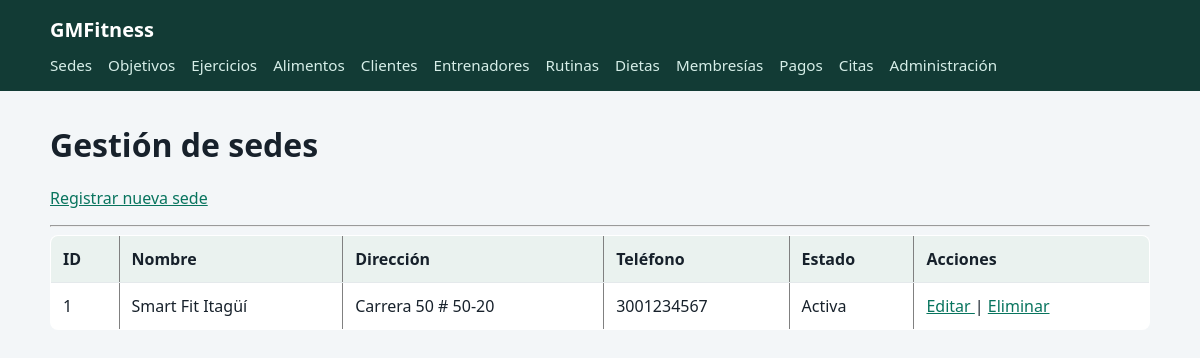
The page /sedes/ on the database its author committed.
### gimnasios/models.py (models this page shows, shortened)
class Sede(models.Model):
    nombre = models.CharField(
        max_length=100,
        unique=True
    )
    direccion = models.CharField(
        max_length=200
    )
    telefono = models.CharField(
        max_length=20,
        blank=True
    )
    activo = models.BooleanField(
        default=True
    )
    fecha_registro = models.DateTimeField(
        auto_now_add=True
    )

### gimnasios/views.py (the view)
# urls.py: path('sedes/', views.listar_sedes, name='listar_sedes'),
def listar_sedes(request):
    sedes = Sede.objects.all().order_by("nombre")
    contexto = {
        "sedes": sedes
    }
    return render(request, "sedes/listar_sedes.html", contexto)

### gimnasios/templates/sedes/listar_sedes.html (shortened to what this page needs)
{% extends "base.html" %}
{% block content %}
<h1>Gestión de sedes</h1>
<p>
        <a href="{% url 'crear_sede' %}">Registrar nueva sede</a>
    </p>
    <hr>
{% if sedes %}
        <table border="1" cellpadding="8">
            <thead>
                <tr>
                    <th>ID</th>
                    <th>Nombre</th>
                    <th>Dirección</th>
                    <th>Teléfono</th>
                    <th>Estado</th>
                    <th>Acciones</th>
                </tr>
            </thead>
            <tbody>
                {% for sede in sedes %}
                    <tr>
                        <td>{{ sede.id }}</td>
                        <td>{{ sede.nombre }}</td>
                        <td>{{ sede.direccion }}</td>
                        <td>{{ sede.telefono|default:"No registrado" }}</td>
                        <td>
                            {% if sede.activo %}
                                Activa
                            {% else %}
                                Inactiva
                            {% endif %}
                        </td>
                        <td>
                            <a href="{% url 'editar_sede' sede.id %}">
                                Editar
                            </a>
                            |
                            <a href="{% url 'eliminar_sede' sede.id %}">
                                Eliminar
                            </a>
                        </td>
                    </tr>
                {% endfor %}
            </tbody>
        </table>
    {% else %}
        <p>No hay sedes registradas.</p>
    {% endif %}
{% endblock %}

### gimnasios/templates/base.html (style rules this page uses)
:root { font-family: system-ui, sans-serif; color: #17212b; background: #f3f6f8; }
body { margin: 0; }
h1 { margin-top: 0; }
a { color: #08745e; }
.panel, table { background: white; border-radius: .5rem; }
table { width: 100%; border-collapse: collapse; overflow: hidden; }
th, td { padding: .75rem; border-bottom: 1px solid #e4e9eb; text-align: left; }
th { background: #eaf2ef; }

### rows shown on the page
Sede: id "1", nombre "Smart Fit Itagüí", direccion "Carrera 50 # 50-20", telefono "3001234567", activo "Activa"
